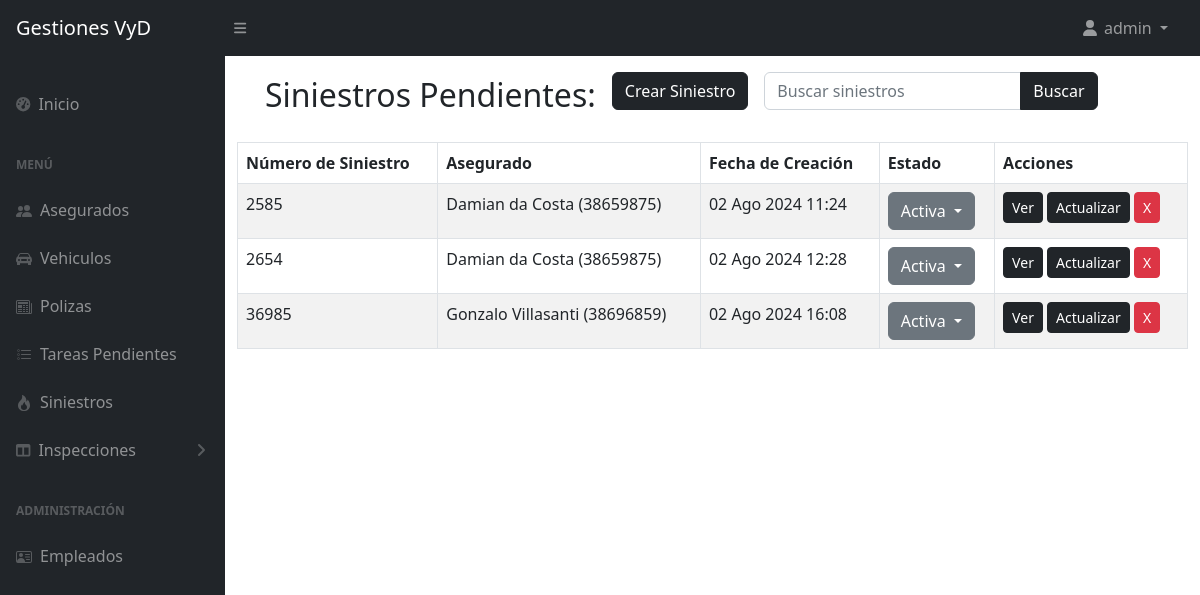
Page /listarSiniestros/ (signed in) on the committed database.
### appseguros/models.py (models this page shows)
class Siniestro(models.Model):
    ESTADO_CHOICES = [
        ('activa', 'Activa'),
        ('terminada', 'Terminada'),
    ]
    numero_siniestro = models.CharField(max_length=30)
    asegurado = models.ForeignKey(Asegurado, on_delete=models.PROTECT)
    informacion = models.CharField(max_length=5000)
    created_at = models.DateTimeField(auto_now_add=True)
    estado = models.CharField(max_length=10, choices=ESTADO_CHOICES, default='activa')

class Asegurado(models.Model):
    nombre = models.CharField(max_length=30)
    apellido = models.CharField(max_length=30)
    dni = models.IntegerField()
    telefono = models.CharField(max_length=18, blank=True, null=True)
    mail = models.EmailField(blank=True, null=True)
    def __str__(self):
        return f'{self.nombre} {self.apellido} ({self.dni})'

### appseguros/views.py (the view)
# urls.py: path('listarSiniestros/', SiniestroListView.as_view(), name="listarSiniestros"),
class SiniestroListView(LoginRequiredMixin,ListView):
    model = Siniestro
    context_object_name = 'siniestros'
    template_name = 'appseguros/siniestro/listarSiniestros.html'
    def get_queryset(self):
        queryset = super().get_queryset()
        buscar = self.request.GET.get("buscar")
        if buscar:
            queryset = queryset.filter(
                Q(asegurado__nombre__icontains=buscar) | Q(asegurado__apellido__icontains=buscar)
            )
        return queryset

### appseguros/templates/appseguros/siniestro/listarSiniestros.html (shortened to what this page needs)
{% extends 'appseguros/base.html' %}
{% load static %}
{% block contenidoQueCambia %}
<div class="container">
    <div class="container tareas_pendientes m-3">
        <h2>Siniestros Pendientes: </h2>
        <a href="{% url 'crearSiniestro' %}" class="btn btn-dark mb-3">Crear Siniestro</a>
        <form method="GET" action="{% url 'listarSiniestros' %}" >
            <div class="input-group mb-3">
                <input type="text" name="buscar" id="search-field" class="form-control" aria-label="Buscar Siniestros" aria-describedby="inputGroup-sizing-default" placeholder="Buscar siniestros" value="{{ request.GET.buscar }}">
                <button class="btn btn-dark" type="submit">Buscar</button>
            </div>
        </form>
    </div>
    {% if siniestros %}
        <table class="table table-striped table-bordered">
            <thead class="thead-dark">
                <tr>
                    <th>Número de Siniestro</th>
                    <th>Asegurado</th>
                    <th>Fecha de Creación</th>
                    <th>Estado</th>
                    <th>Acciones</th>
                </tr>
            </thead>
            <tbody>
                {% for siniestro in siniestros %}
                    <tr>
                        <td>{{ siniestro.numero_siniestro }}</td>
                        <td>{{ siniestro.asegurado }}</td>
                        <td>{{ siniestro.created_at|date:"d M Y H:i" }}</td>
                        <td>
                            <form action="{% url 'actualizar_estado_siniestro' siniestro.pk %}" method="POST" style="display: inline;">
                                <div class="dropdown">
                                    <button class="btn btn-secondary dropdown-toggle" type="button" id="dropdownMenuButton{{ siniestro.pk }}" data-bs-toggle="dropdown" aria-expanded="false">
                                        {% if siniestro.estado == 'activa' %}
                                            Activa
                                        {% else %}
                                            Terminada
                                        {% endif %}
                                    </button>
                                </div>
                            </form>
                        </td>
                        <td>
                            <a href="{% url 'detalleSiniestro' siniestro.pk %}" class="btn btn-dark btn-sm">Ver</a>
                            {% if request.user.is_superuser %}
                                    <a href="{% url 'actualizarSiniestro' siniestro.pk %}" class="btn btn-dark btn-sm">Actualizar</a>
                                    <a href="{% url 'eliminarSiniestro' siniestro.pk %}" class="btn btn-danger btn-sm">X<a>
                            {% endif %}
                        </td>
                    </tr>
                {% endfor %}
            </tbody>
        </table>
    {% else %}
        <p>No hay siniestros que coincidan con tu búsqueda.</p>
    {% endif %}
</div>
{% endblock %}

### appseguros/templates/appseguros/base.html (shortened to what this page needs)
{% load static %}
<!DOCTYPE html>
<html lang="es">
    <head>
        <link href="https://cdn.jsdelivr.net/npm/simple-datatables@7.1.2/dist/style.min.css" rel="stylesheet" />
        <link href="{% static 'appseguros/css/styles.css' %}" rel="stylesheet" />
        <link href="{% static 'appseguros/css/styles2.css' %}" rel="stylesheet" />
    </head>
    <body class="sb-nav-fixed">
        <nav class="sb-topnav navbar navbar-expand navbar-dark bg-dark">
            <a class="navbar-brand ps-3" href="{% url 'inicio' %}">Gestiones VyD</a>
            <button class="btn btn-link btn-sm order-1 order-lg-0 me-4 me-lg-0" id="sidebarToggle" href="#!"><i class="fas fa-bars"></i></button>
            <ul class="navbar-nav ms-auto ms-md-0 me-3 me-lg-4 a_la_derecha">
                {% if request.user.is_authenticated %}
                <li class="nav-item dropdown">
                    <a class="nav-link dropdown-toggle" id="navbarDropdown" href="#" role="button" data-bs-toggle="dropdown" aria-expanded="false">
                        <i class="fas fa-user fa-fw"></i> {{ request.user.username }}
                    </a>
                </li>
                {% else %}
                <li class="nav-item">
                    <a class="nav-link" href="{% url 'login' %}">Login</a>
                </li>
                {% endif %}
            </ul>
        </nav>
        <div id="layoutSidenav">
            <div id="layoutSidenav_nav">
                <nav class="sb-sidenav accordion sb-sidenav-dark" id="sidenavAccordion">
                    <div class="sb-sidenav-menu">
                        <div class="nav">
                            <a class="nav-link mt-4" href="{% url 'inicio' %}">
                                <div class="sb-nav-link-icon"><i class="fas fa-tachometer-alt"></i></div>
                                Inicio
                            </a>
                            <div class="sb-sidenav-menu-heading">Menú</div>
                            <a class="nav-link" href="{% url 'listarAsegurados' %}">
                                <div class="sb-nav-link-icon"></div>
                                Asegurados
                            </a>
                            <a class="nav-link" href="{% url 'listarVehiculos' %}">
                                <div class="sb-nav-link-icon"></i></div>
                                Vehiculos
                            </a>
                            <a class="nav-link" href="{% url 'listarPolizas' %}">
                                <div class="sb-nav-link-icon"></div>
                                Polizas
                            </a>
                            <a class="nav-link" href="{% url 'listarTareas' %}">
                                <div class="sb-nav-link-icon"></div>
                                Tareas Pendientes
                            </a>
                            <a class="nav-link" href="{% url 'listarSiniestros' %}">
                                <div class="sb-nav-link-icon"></div>
                                Siniestros
                            </a>
                            <a class="nav-link collapsed" href="#" data-bs-toggle="collapse" data-bs-target="#collapseLayouts" aria-expanded="false" aria-controls="collapseLayouts">
                                <div class="sb-nav-link-icon"><i class="fas fa-columns"></i></div>
                                Inspecciones
                                <div class="sb-sidenav-collapse-arrow"><i class="fas fa-angle-down"></i></div>
                            </a>
                            <div class="sb-sidenav-menu-heading">Administración</div>
                            <a class="nav-link" href="{% url 'listarEmpleados' %}">
                                <div class="sb-nav-link-icon"></div>
                                Empleados
                            </a>
                        </div>
                    </div>
                </nav>
            </div>
            <div id="layoutSidenav_content">
                <main>
                {% block contenidoQueCambia %}
                {% endblock  %}
                </main>
            </div>
        </div>
    </body>
</html>

### appseguros/static/appseguros/css/styles2.css (style rules this page uses)
.a_la_derecha { margin-left: auto!important }
.tareas_pendientes { display: flex; align-items: center; gap: 1rem; }

### rows in the picture
Siniestro: numero_siniestro "2585", asegurado "Damian da Costa (38659875)", created_at "02 Ago 2024 11:24", estado "Activa"
Siniestro: numero_siniestro "2654", asegurado "Damian da Costa (38659875)", created_at "02 Ago 2024 12:28", estado "Activa"
Siniestro: numero_siniestro "36985", asegurado "Gonzalo Villasanti (38696859)", created_at "02 Ago 2024 16:08", estado "Activa"

### other values in the picture
{{ request.user.username }} "admin"
